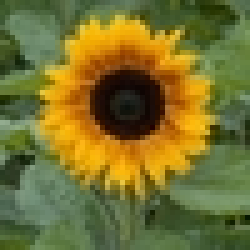
#> input picture rend/images/down.jpg, 50 x 50 px, found by its file name (shown 5 times larger)
$ python vis3D.py
#> lines starting #> are read from the running program, lines starting #| are printed output that depends on the picture
import pandas as pd
import cv2
import numpy as np
from sklearn.cluster import KMeans
import math
import collections

import time
start = time.time()

img = cv2.imread('Q:\\print_a_pic\\rend\\images\\down.jpg')
#> img is the input picture: shape (50, 50, 3); mean B, G, R 46.1, 112.7, 119.1
gray = cv2.cvtColor(img, cv2.COLOR_BGR2GRAY)
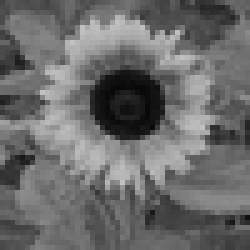
#> gray: shape (50, 50) (shown 5 times larger); min 8, max 194, mean 107
hsv = cv2.cvtColor(img, cv2.COLOR_BGR2HSV)
#> hsv: shape (50, 50, 3); mean H, S, V 35.8, 154.1, 132.4
edge = cv2.Canny(img, 200, 200)
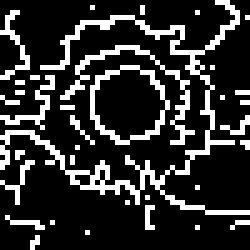
#> edge: shape (50, 50) (shown 5 times larger); 19.6% white in thin lines or dots
h, w, _ = img.shape
#> h = 50; w = 50
layers = 7

bgrpx = img.reshape(h*w, 3)
#> bgrpx = 2500 rows, first 8: [35, 80, 54], [49, 96, 70], [52, 98, 75], [46, 92, 69], [46, 91, 65], [45, 87, 62], [50, 92, 67], [51, 93, 68]
hsvpx = hsv.reshape(h*w, 3)
#> hsvpx = 2500 rows, first 8: [47, 143, 80], [47, 125, 96], [45, 120, 98], [45, 127, 92], [47, 126, 91], [48, 123, 87], [48, 116, 92], [48, 115, 93]

df = pd.DataFrame({
    'f1': bgrpx[0:, 0],
    'f2': bgrpx[0:, 1],
    'f3': bgrpx[0:, 2]
})
#> df = table of 2500 rows and 3 columns

print("imports and data loaded " + str(time.time() - start))

kmeans = KMeans(n_clusters = layers)
kmeans.fit(df)
z = kmeans.labels_

print("clust finished " + str(time.time() - start))

x, y = [], []
for j in range(h):
    for i in range(w):
        x.append(i)
        y.append(j)
#> after the loop, y = 2500 values from 0 to 49


def distances():
    meep = np.zeros(layers)
    count = np.zeros(layers)
    for t in range(layers):
        for p in range(h*w):
            if z[p] == t:
                meep[t] += math.sqrt( (w/2 - x[p])**2 + (h/2 - y[p])**2 )
                count[t] += 1
#> after the loop, count = [273, 191, 567, 343, 475, 268, 383]
    return meep/count


d = {}
avg = distances()
for t in range(len(avg)):
    d[avg[t]] = t
od = collections.OrderedDict(sorted(d.items()))
reshape = list(od.values())[::-1]
#> reshape = [6, 5, 2, 3, 4, 0, 1]


def flipflop():
    for p in range(h*w):
        for t in range(len(reshape)):
            if z[p] == reshape[t]:
                z[p] = t
                break

print("starting flipflop " + str(time.time() - start))

flipflop()

print("flipflop complete " + str(time.time() - start))

edgeValues = edge.reshape(h*w, 1)
#> edgeValues = 2500 values, max 255 at index 43, min 0 at index 0, mean 49.98

def add_edges():
    for t in range(len(z)):
        if edgeValues[t] == 255:
            z[t] += .5

            # [4 lines of commented-out code are left out]

add_edges()
for pt in range(len(z)):
    z[pt] = math.sqrt(z[pt]) # * 255 / layers
#> after the loop, z = 2500 values, max 2 at index 90, min 0 at index 1, mean 1.22

print("edges added " + str(time.time() - start))

new = gray.copy()
p = 0
for j in range(h):
    for i in range(w):
        new[j][i] = z[p]
        p += 1
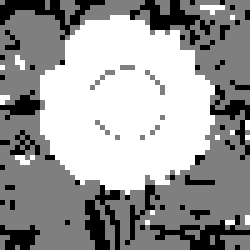
#> new: shape (50, 50) (shown 5 times larger); min 0, max 2, mean 1.22; drawn with min black and max white
#> after the loop, p = 2500

kernel = np.ones((5,5), np.float32) / 25
blur = cv2.filter2D(new, -1, kernel)
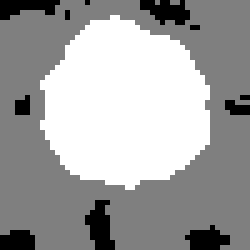
#> blur: shape (50, 50) (shown 5 times larger); min 0, max 2, mean 1.28; drawn with min black and max white

# cv2.imwrite(''Q:\\print_a_pic\\rend\\img.jpg', new)

print("blurred and finished. total time: " + str(time.time() - start))

# cv2.imshow('new', new)
# cv2.waitKey(0)
# cv2.destroyAllWindows()

x = []
y = []
z = []

for i in range(w):
    for j in range(h):
        x.append(i)
        y.append(j)
        z.append(new[j, i])
#> after the loop, x = 2500 values from 0 to 49; y = 2500 values, max 49 at index 49, min 0 at index 0, mean 24.5; z = 2500 values, max 2 at index 13, min 0 at index 1, mean 1.22


save = pd.DataFrame({
    'x': x,
    'y': y,
    'z': z
})
#> save = table of 2500 rows and 3 columns

save.to_csv('Q:\\print_a_pic\\rend\\data.csv', index=False, header=False)
